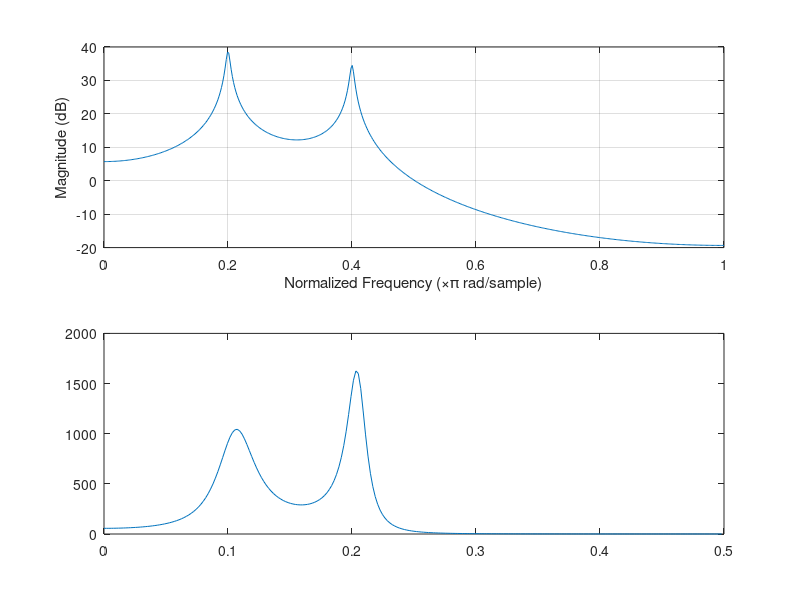

This figure's MATLAB source:
% AR filter coefficients
a = [1 -2.2137 2.9403 -2.1697 0.9606];

% AR filter frequency response
freqz(1,a)
title('AR System Frequency Response')

randn('state',1);
x = filter(1,a,randn(256,1));    % AR system output
pyulear(x,4)                     % Fourth-order estimate